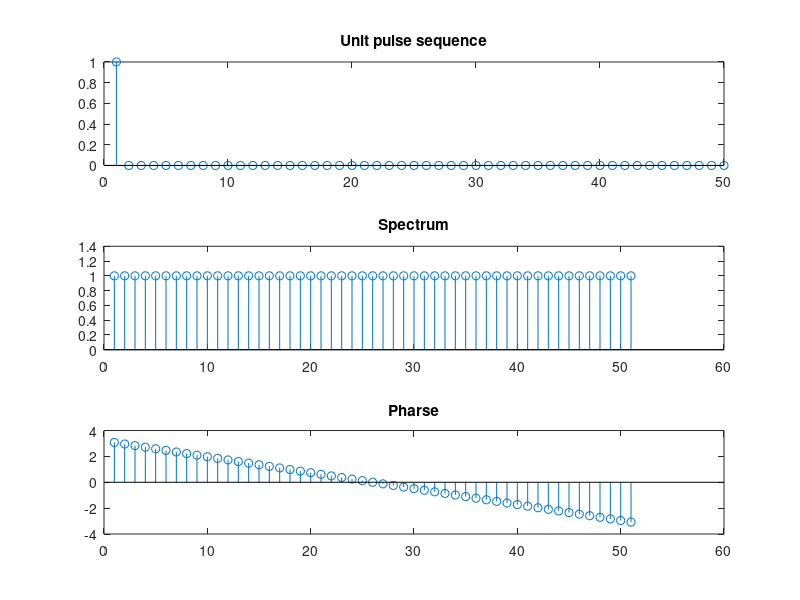

Source code (MATLAB):
%%%%%%%%%%%%%%%%%%%%%%%%%%%%%%%%%%%%%%%%%%%%%%%55
%%%% Unit Pulse Sequeces
%%%%
%%%%             zhaochao
%%%%                2016-7-5
%%%%%%%%%%%%%%%%%%%%%%%%%%%%%%%%%%%%%%%%%%%%%%%%%%%%%%%%%%%%%%%%%%%5

n = 1 : 50;
x = zeros(1, 50);
x(1) = 1;
close all;

subplot(3, 1, 1);
stem(x);
title('Unit pulse sequence');

k = -25 : 25;
X = x * (exp((-j * 2 * pi) / size(k, 2))) .^ (n'*k);

magX = abs(X);
subplot(3, 1, 2);
stem(magX);
title('Spectrum');

angX = angle(X);
subplot(3, 1, 3);
stem(angX);
title('Pharse');


